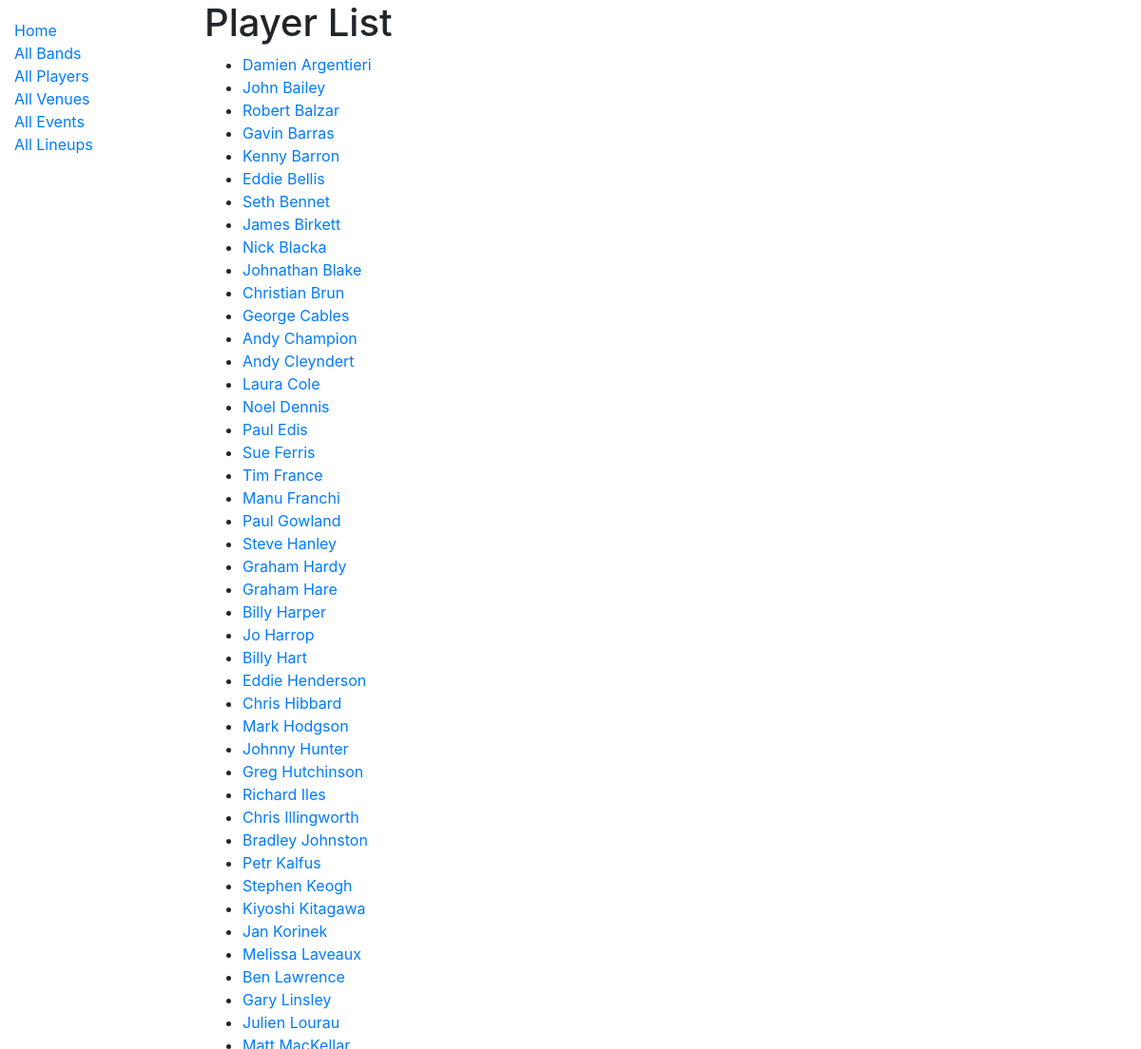
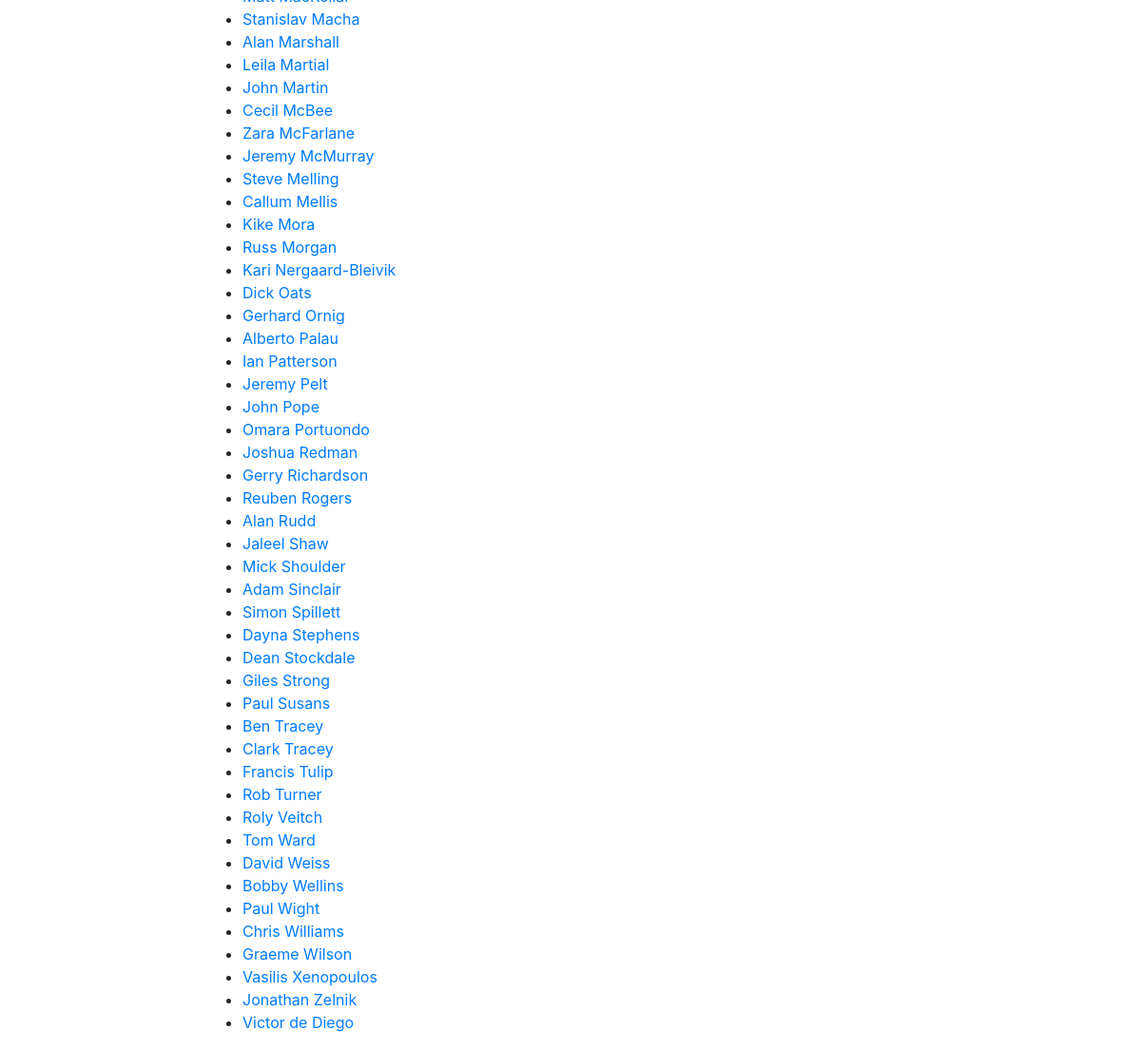
The page /jazz/players/ on the database as committed earlier (2 pictures, top to bottom).
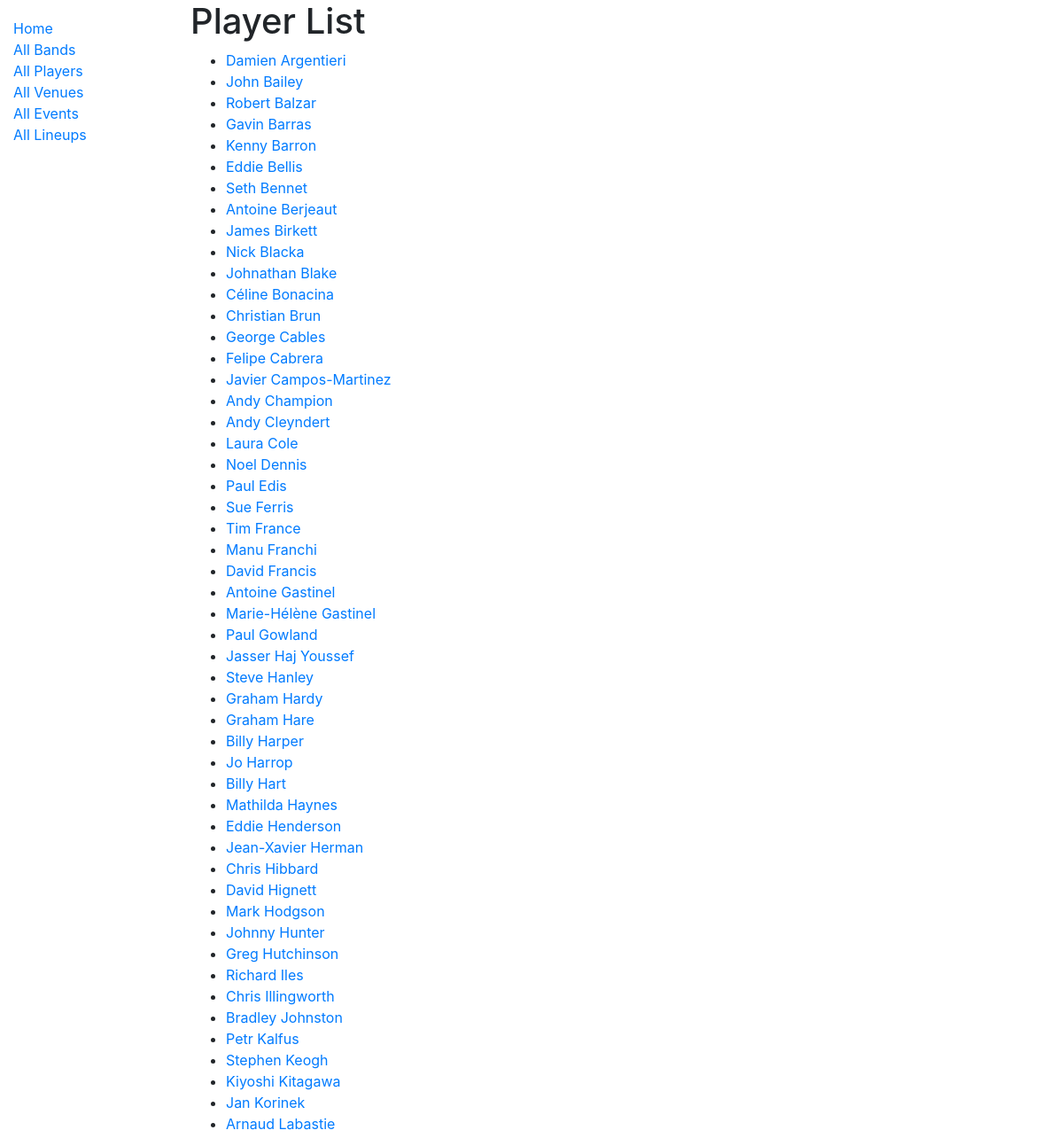
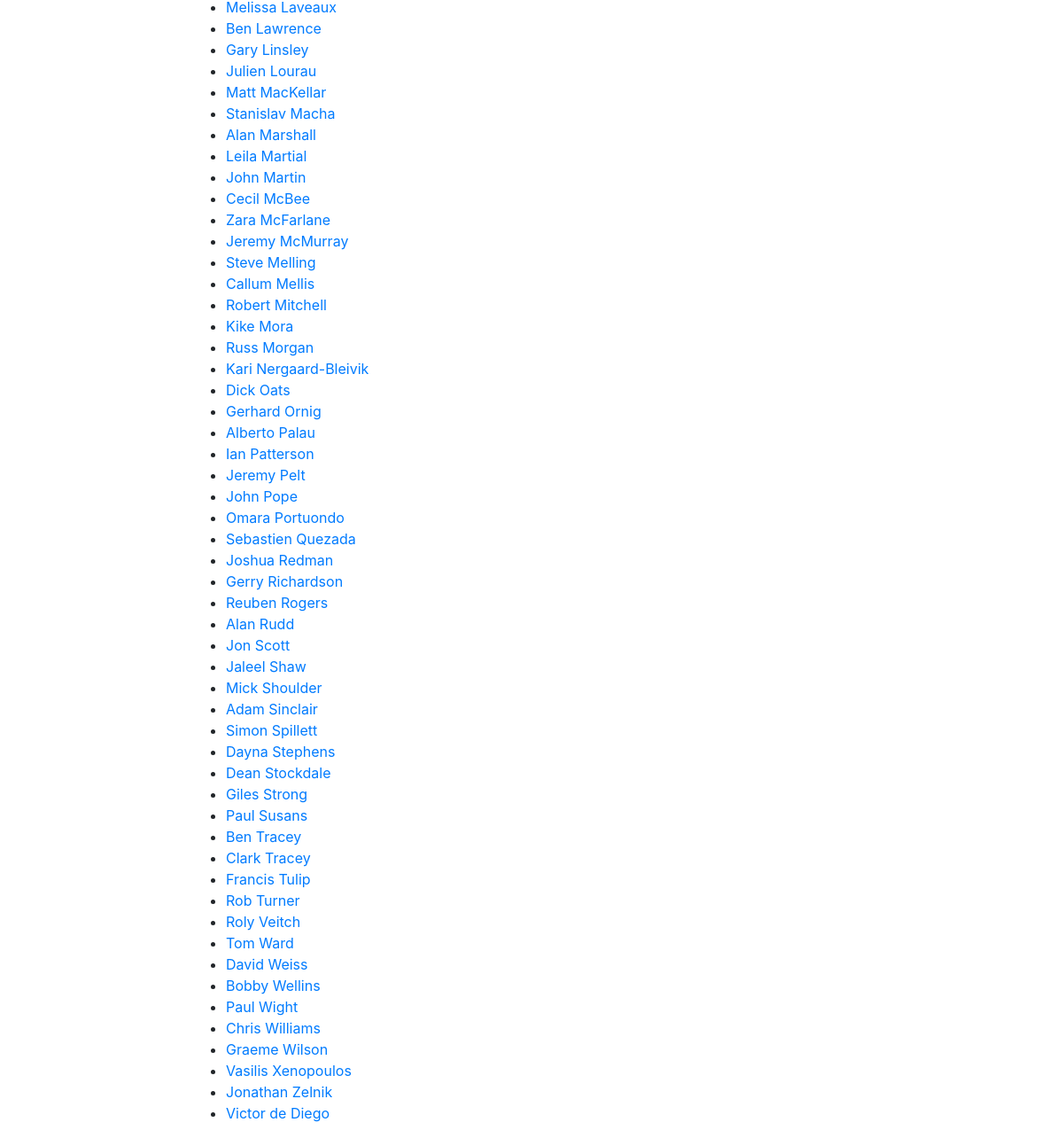
The same page on the database as committed later (2 pictures, top to bottom).
### jazz/models.py (models this page shows, shortened)
class Player(models.Model):
    first_name = models.CharField(max_length=100)
    nick_name = models.CharField(max_length=100, blank=True, null=True)
    last_name = models.CharField(max_length=100)
    date_of_birth = models.DateField(null=True, blank=True)
    date_of_death = models.DateField('Died', null=True, blank=True)
    instrument = models.ForeignKey(Instrument, on_delete=models.SET_NULL, null=True, blank = True, help_text='Select instrument for this player')
    slug = models.SlugField(blank = True, unique = True) #unique=True, blank = True)
    comments = models.CharField(max_length=500, unique = False, blank = True, null = True)
    player_web = models.URLField('Web Address', blank = True)
    player_wikipedia = models.URLField('Wikipedia Page', blank = True)
    @property
    def full_name(self):
        if self.nick_name is None:
            return  '%s %s' % (self.first_name, self.last_name)
        else:
            return '%s %s %s' % (self.first_name, self.nick_name, self.last_name)
    class Meta:
        ordering = ['last_name', 'first_name']

### jazz/views.py (the view)
# urls.py: path('players/', views.PlayerListView.as_view(), name='players'),
class PlayerListView(generic.ListView):
	model = Player

### jazz/templates/jazz/player_list.html
{% extends "base_generic.html" %}
{% block content %}
  <h1>Player List</h1>
  {% if player_list %}
  <ul>
    {% for player in player_list %}
      <li>
         <a href="{{ player.slug }}">{{ player.full_name}}</a>
      </li>
    {% endfor %}
  </ul>
  {% else %}
    <p>There are no Players in the list.</p>
  {% endif %}
{% endblock %}

### jazz/templates/base_generic.html (shortened to what this page needs)
<!DOCTYPE html>
<html lang="en">
<head>
  <link rel="stylesheet" href="https://stackpath.bootstrapcdn.com/bootstrap/4.1.3/css/bootstrap.min.css">
  {% load static %}
  <link rel="stylesheet" href="{% static 'css/styles.css' %}">
</head>
<body>
  <div class="container-fluid">
    <div class="row">
      <div class="col-sm-2">
      {% block sidebar %}
        <ul class="sidebar-nav">
          <li><a href="{% url 'index' %}">Home</a></li>
          <li><a href="{% url 'bands' %}">All Bands</a></li>
          <li><a href="{% url 'players' %}">All Players</a></li>
          <li><a href="{% url 'venues' %}">All Venues</a></li>
          <li><a href="{% url 'events' %}">All Events</a></li>
          <li><a href="{% url 'lineups' %}">All Lineups</a></li>
        </ul>
     {% endblock %}
      </div>
      <div class="col-sm-10 ">{% block content %}{% endblock %}</div>
    </div>
  </div>
</body>
</html>

### jazz/static/css/styles.css (style rules this page uses)
.sidebar-nav { margin-top: 20px; padding: 0; list-style: none; }

Rows that differ between the two databases and show on the page:
added Player: full_name "Antoine Berjeaut"
added Player: full_name "Céline Bonacina"
added Player: full_name "Felipe Cabrera"
added Player: full_name "Javier Campos-Martinez"
added Player: full_name "David Francis"
added Player: full_name "Antoine Gastinel"
added Player: full_name "Marie-Hélène Gastinel"
added Player: full_name "Jasser Haj Youssef"
added Player: full_name "Mathilda Haynes"
added Player: full_name "Jean-Xavier Herman"
added Player: full_name "David Hignett"
added Player: full_name "Arnaud Labastie"
added Player: full_name "Robert Mitchell"
added Player: full_name "Sebastien Quezada"
added Player: full_name "Jon Scott"
